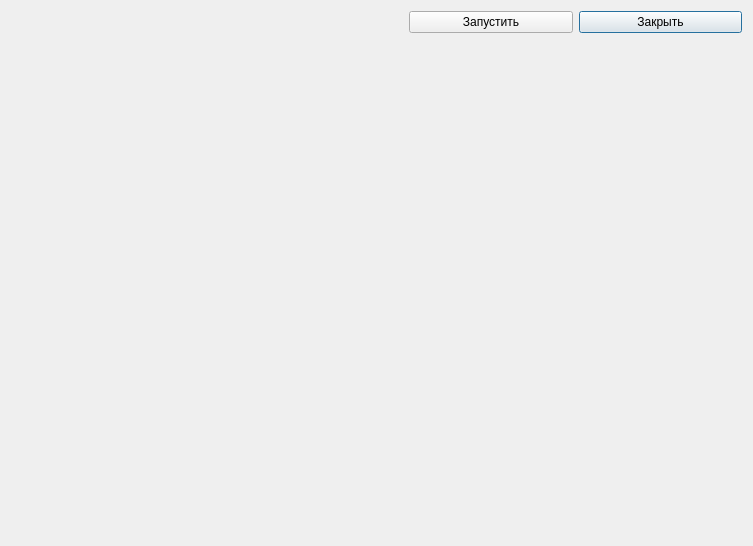
<?xml version="1.0" encoding="UTF-8"?>
<ui version="4.0">
 <class>RulesEditor</class>
 <widget class="QDialog" name="RulesEditor">
  <property name="windowModality">
   <enum>Qt::ApplicationModal</enum>
  </property>
  <property name="geometry">
   <rect>
    <x>0</x>
    <y>0</y>
    <width>753</width>
    <height>546</height>
   </rect>
  </property>
  <property name="windowTitle">
   <string>Редактор правил</string>
  </property>
  <property name="windowIcon">
   <iconset resource="../../misc/U2L/u2lres.qrc">
    <normaloff>:/icons/E_64.png</normaloff>:/icons/E_64.png</iconset>
  </property>
  <property name="modal">
   <bool>true</bool>
  </property>
  <layout class="QVBoxLayout" name="verticalLayout">
   <item>
    <layout class="QGridLayout" name="gridLayout">
     <item row="0" column="0" colspan="2">
      <layout class="QHBoxLayout" name="horizontalLayout">
       <item>
        <spacer name="horizontalSpacer">
         <property name="orientation">
          <enum>Qt::Horizontal</enum>
         </property>
         <property name="sizeType">
          <enum>QSizePolicy::Fixed</enum>
         </property>
         <property name="sizeHint" stdset="0">
          <size>
           <width>398</width>
           <height>20</height>
          </size>
         </property>
        </spacer>
       </item>
       <item>
        <widget class="QPushButton" name="bRun">
         <property name="text">
          <string>Запустить</string>
         </property>
        </widget>
       </item>
       <item>
        <widget class="QPushButton" name="bClose">
         <property name="text">
          <string>Закрыть</string>
         </property>
         <property name="default">
          <bool>true</bool>
         </property>
        </widget>
       </item>
      </layout>
     </item>
     <item row="1" column="0">
      <spacer name="verticalSpacer">
       <property name="sizePolicy">
        <sizepolicy hsizetype="Preferred" vsizetype="Fixed">
         <horstretch>0</horstretch>
         <verstretch>0</verstretch>
        </sizepolicy>
       </property>
       <property name="orientation">
        <enum>Qt::Vertical</enum>
       </property>
       <property name="sizeHint" stdset="0">
        <size>
         <width>1</width>
         <height>278</height>
        </size>
       </property>
      </spacer>
     </item>
     <item row="1" column="1">
      <spacer name="verticalSpacer_2">
       <property name="orientation">
        <enum>Qt::Vertical</enum>
       </property>
       <property name="sizeHint" stdset="0">
        <size>
         <width>1</width>
         <height>278</height>
        </size>
       </property>
      </spacer>
     </item>
     <item row="2" column="0">
      <spacer name="horizontalSpacer_2">
       <property name="orientation">
        <enum>Qt::Horizontal</enum>
       </property>
       <property name="sizeHint" stdset="0">
        <size>
         <width>558</width>
         <height>1</height>
        </size>
       </property>
      </spacer>
     </item>
    </layout>
   </item>
  </layout>
 </widget>
 <resources>
  <include location="../../misc/U2L/u2lres.qrc"/>
 </resources>
 <connections/>
</ui>
